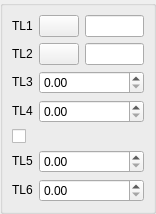
<ui version="4.0" >
 <class>DlgRef_2Sel4Spin1Check_QTD</class>
 <widget class="QWidget" name="DlgRef_2Sel4Spin1Check_QTD" >
  <property name="geometry" >
   <rect>
    <x>0</x>
    <y>0</y>
    <width>156</width>
    <height>197</height>
   </rect>
  </property>
  <property name="windowTitle" >
   <string/>
  </property>
  <layout class="QGridLayout" >
   <property name="leftMargin" >
    <number>0</number>
   </property>
   <property name="topMargin" >
    <number>0</number>
   </property>
   <property name="rightMargin" >
    <number>0</number>
   </property>
   <property name="bottomMargin" >
    <number>0</number>
   </property>
   <property name="horizontalSpacing" >
    <number>0</number>
   </property>
   <property name="verticalSpacing" >
    <number>0</number>
   </property>
   <item row="0" column="0" >
    <widget class="QGroupBox" name="GroupBox1" >
     <property name="title" >
      <string/>
     </property>
     <layout class="QGridLayout" >
      <property name="leftMargin" >
       <number>9</number>
      </property>
      <property name="topMargin" >
       <number>9</number>
      </property>
      <property name="rightMargin" >
       <number>9</number>
      </property>
      <property name="bottomMargin" >
       <number>9</number>
      </property>
      <property name="horizontalSpacing" >
       <number>6</number>
      </property>
      <property name="verticalSpacing" >
       <number>6</number>
      </property>
      <item row="4" column="0" colspan="3" >
       <widget class="QCheckBox" name="CheckButton1" >
        <property name="text" >
         <string/>
        </property>
       </widget>
      </item>
      <item row="6" column="1" colspan="2" >
       <widget class="QtxDoubleSpinBox" name="SpinBox_DY2" />
      </item>
      <item row="5" column="1" colspan="2" >
       <widget class="QtxDoubleSpinBox" name="SpinBox_DX2" />
      </item>
      <item row="3" column="1" colspan="2" >
       <widget class="QtxDoubleSpinBox" name="SpinBox_DY1" />
      </item>
      <item row="2" column="1" colspan="2" >
       <widget class="QtxDoubleSpinBox" name="SpinBox_DX1" />
      </item>
      <item row="6" column="0" >
       <widget class="QLabel" name="TextLabel6" >
        <property name="sizePolicy" >
         <sizepolicy vsizetype="Fixed" hsizetype="Fixed" >
          <horstretch>0</horstretch>
          <verstretch>0</verstretch>
         </sizepolicy>
        </property>
        <property name="text" >
         <string>TL6</string>
        </property>
        <property name="wordWrap" >
         <bool>false</bool>
        </property>
       </widget>
      </item>
      <item row="5" column="0" >
       <widget class="QLabel" name="TextLabel5" >
        <property name="sizePolicy" >
         <sizepolicy vsizetype="Fixed" hsizetype="Fixed" >
          <horstretch>0</horstretch>
          <verstretch>0</verstretch>
         </sizepolicy>
        </property>
        <property name="text" >
         <string>TL5</string>
        </property>
        <property name="wordWrap" >
         <bool>false</bool>
        </property>
       </widget>
      </item>
      <item row="3" column="0" >
       <widget class="QLabel" name="TextLabel4" >
        <property name="sizePolicy" >
         <sizepolicy vsizetype="Fixed" hsizetype="Fixed" >
          <horstretch>0</horstretch>
          <verstretch>0</verstretch>
         </sizepolicy>
        </property>
        <property name="text" >
         <string>TL4</string>
        </property>
        <property name="wordWrap" >
         <bool>false</bool>
        </property>
       </widget>
      </item>
      <item row="2" column="0" >
       <widget class="QLabel" name="TextLabel3" >
        <property name="sizePolicy" >
         <sizepolicy vsizetype="Fixed" hsizetype="Fixed" >
          <horstretch>0</horstretch>
          <verstretch>0</verstretch>
         </sizepolicy>
        </property>
        <property name="text" >
         <string>TL3</string>
        </property>
        <property name="wordWrap" >
         <bool>false</bool>
        </property>
       </widget>
      </item>
      <item row="1" column="0" >
       <widget class="QLabel" name="TextLabel2" >
        <property name="sizePolicy" >
         <sizepolicy vsizetype="Fixed" hsizetype="Fixed" >
          <horstretch>0</horstretch>
          <verstretch>0</verstretch>
         </sizepolicy>
        </property>
        <property name="text" >
         <string>TL2</string>
        </property>
        <property name="wordWrap" >
         <bool>false</bool>
        </property>
       </widget>
      </item>
      <item row="1" column="1" >
       <widget class="QPushButton" name="PushButton2" >
        <property name="sizePolicy" >
         <sizepolicy vsizetype="Fixed" hsizetype="Fixed" >
          <horstretch>0</horstretch>
          <verstretch>0</verstretch>
         </sizepolicy>
        </property>
        <property name="text" >
         <string/>
        </property>
       </widget>
      </item>
      <item row="0" column="2" >
       <widget class="QLineEdit" name="LineEdit1" />
      </item>
      <item row="0" column="0" >
       <widget class="QLabel" name="TextLabel1" >
        <property name="sizePolicy" >
         <sizepolicy vsizetype="Fixed" hsizetype="Fixed" >
          <horstretch>0</horstretch>
          <verstretch>0</verstretch>
         </sizepolicy>
        </property>
        <property name="text" >
         <string>TL1</string>
        </property>
        <property name="wordWrap" >
         <bool>false</bool>
        </property>
       </widget>
      </item>
      <item row="1" column="2" >
       <widget class="QLineEdit" name="LineEdit2" />
      </item>
      <item row="0" column="1" >
       <widget class="QPushButton" name="PushButton1" >
        <property name="sizePolicy" >
         <sizepolicy vsizetype="Fixed" hsizetype="Fixed" >
          <horstretch>0</horstretch>
          <verstretch>0</verstretch>
         </sizepolicy>
        </property>
        <property name="text" >
         <string/>
        </property>
       </widget>
      </item>
     </layout>
    </widget>
   </item>
  </layout>
 </widget>
 <layoutdefault spacing="6" margin="11" />
 <pixmapfunction>qPixmapFromMimeSource</pixmapfunction>
 <customwidgets>
  <customwidget>
   <class>QtxDoubleSpinBox</class>
   <extends>QDoubleSpinBox</extends>
   <header location="global" >QtxDoubleSpinBox.h</header>
  </customwidget>
 </customwidgets>
 <tabstops>
  <tabstop>PushButton1</tabstop>
  <tabstop>LineEdit1</tabstop>
  <tabstop>PushButton2</tabstop>
  <tabstop>LineEdit2</tabstop>
  <tabstop>SpinBox_DX1</tabstop>
  <tabstop>SpinBox_DY1</tabstop>
  <tabstop>CheckButton1</tabstop>
  <tabstop>SpinBox_DX2</tabstop>
  <tabstop>SpinBox_DY2</tabstop>
 </tabstops>
 <resources/>
 <connections/>
</ui>
